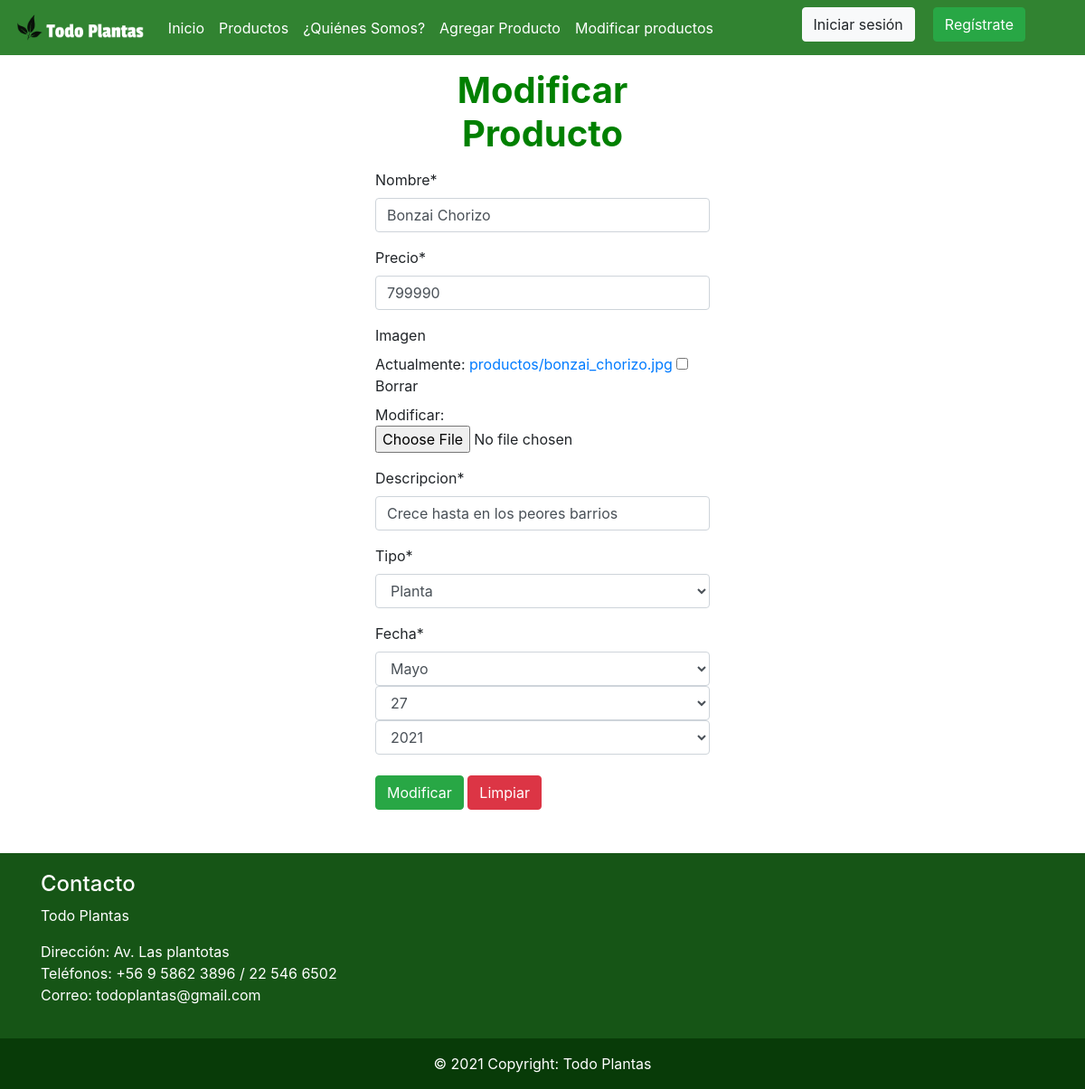
The app's page /modificarproducto/15/ with its own data.
### app/models.py (models this page shows, shortened)
class Producto(models.Model):
    nombre = models.CharField(max_length=40)
    precio = models.IntegerField()
    imagen = models.ImageField(null=True, blank=True, upload_to= "productos")
    descripcion = models.CharField(max_length=60)
    tipo = models.ForeignKey(TipoProducto, on_delete=models.CASCADE)
    fecha = models.DateField()

class TipoProducto(models.Model):
    tipo = models.CharField(max_length=40)
    def __str__(self):
        return self.tipo

### app/views.py (the view)
# urls.py: path('modificarproducto/<id>/', modificar_producto, name="modificar_producto"),
def modificar_producto(request, id):
    producto = Producto.objects.get(id=id)
    datos = {
        'form' : ProductoForm(instance=producto)
    }
    if request.method == 'POST':
        formulario = ProductoForm(request.POST,request.FILES,instance=producto)
        if formulario.is_valid():
            formulario.save()
            datos['mensaje'] = "Producto modificado correctamente"
            datos['form'] = formulario
    return render(request, 'app/modificar_producto.html', datos)

### app/forms.py
class ProductoForm(ModelForm):
    nombre = forms.CharField(min_length=4,max_length=40)
    precio = forms.IntegerField(min_value=2000)
    descripcion = forms.CharField(min_length=5, max_length=60)
    class Meta:
        model = Producto
        fields = ['nombre','precio', 'imagen','descripcion','tipo', 'fecha']
        widgets = {
            'fecha': forms.SelectDateWidget(years=range(2015, 2030))
        }

### app/templates/app/modificar_producto.html (shortened to what this page needs)
{% extends 'app/base.html' %}
{% load static %}
{% block contenido %}
{% load crispy_forms_tags %}
<div class="container-fluid" style="margin-bottom: 4%;">
    <div class="row">
        <div class="col-12 col-md-4 offset-md-4">
            <h1 class= "text-center" style="margin-top: 4%; margin-bottom: 4%; color: green; font-weight: bold;">Modificar Producto</h1>
            <form action="" method="POST" enctype="multipart/form-data">
                <table>
                    {{ form | crispy }}
                </table>
                <div style="margin-top: 2%;">
                    <input type="submit" class="btn btn-success" value="Modificar">
                    <input type="reset" class="btn btn-danger" value="Limpiar">
                </div>
            </form>
        </div>
    </div>
</div>
{% endblock %}

### records on screen
Producto: nombre "Bonzai Chorizo", precio "799990", descripcion "Crece hasta en los peores barrios"
TipoProducto: tipo "Planta"
